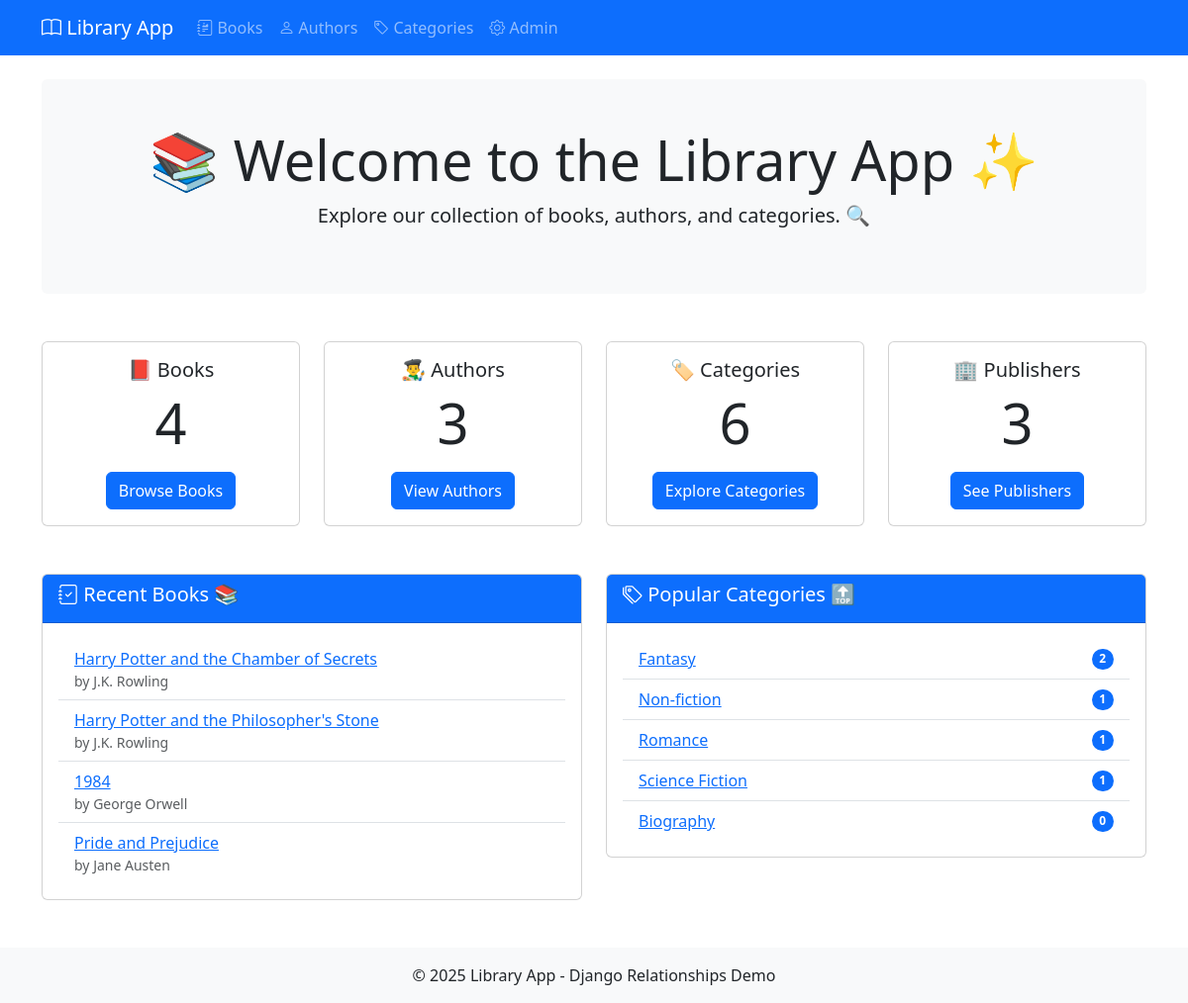
The app's page /, older data.
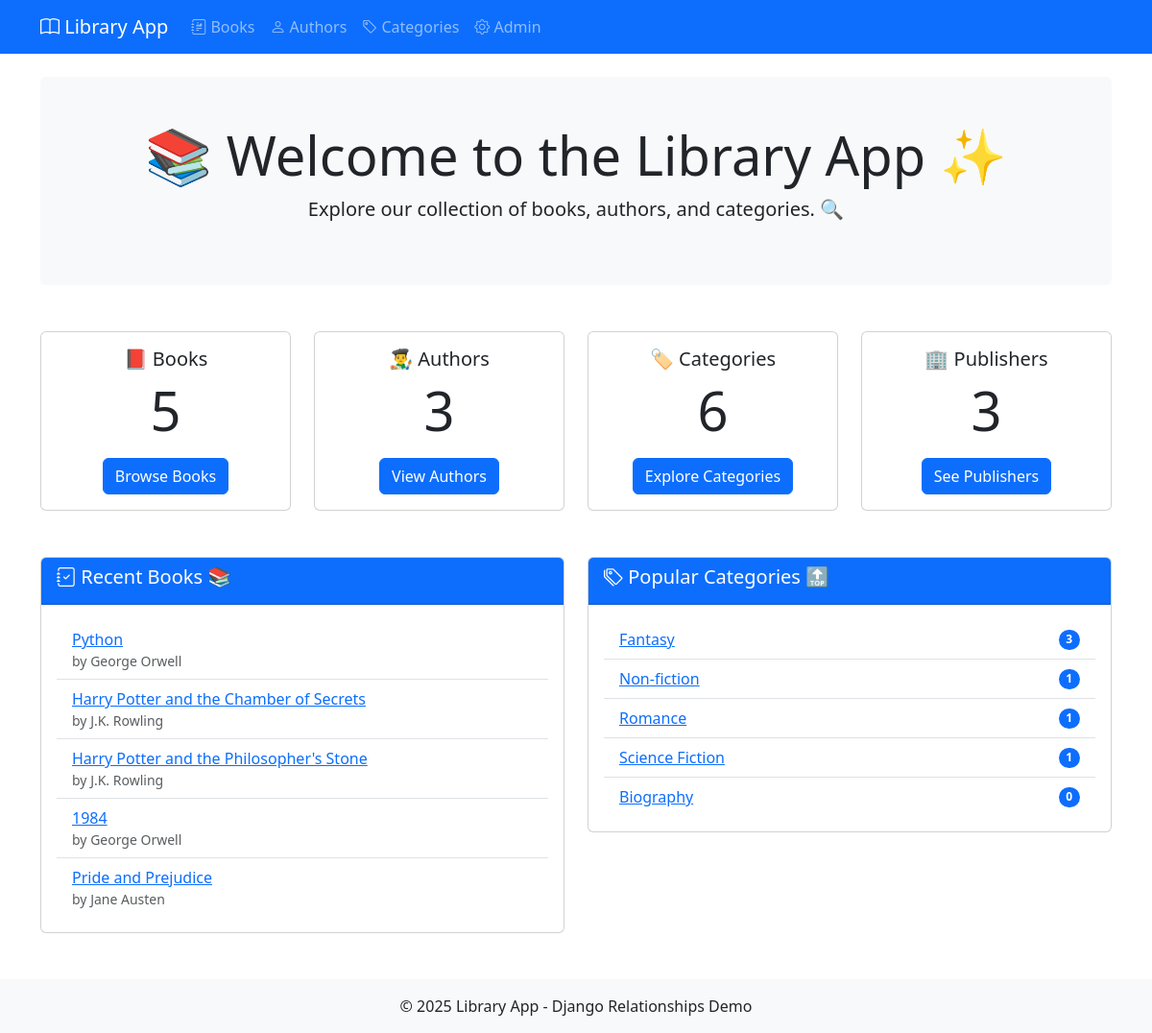
The same page, newer data.
### library/models.py (models this page shows, shortened)
class Book(models.Model):
    title = models.CharField(max_length=200)
    author = models.ForeignKey(
        Author,
        on_delete=models.CASCADE,
        related_name='books'
    )
    isbn = models.CharField('ISBN', max_length=13, unique=True)
    publication_date = models.DateField(null=True, blank=True)
    summary = models.TextField(blank=True)
    categories = models.ManyToManyField(Category, related_name='books')
    publishers = models.ManyToManyField(
        Publisher,
        through='Publication',
        through_fields=('book', 'publisher'),
        related_name='books'
    )

class Author(models.Model):
    name = models.CharField(max_length=100)
    birth_date = models.DateField(null=True, blank=True)
    biography = models.TextField(blank=True)

class Category(models.Model):
    name = models.CharField(max_length=50)
    description = models.TextField(blank=True)
    slug = models.SlugField(unique=True)
    class Meta:
        verbose_name_plural = "categories"

### library/views.py (the view)
# urls.py: 2. Add a URL to urlpatterns:  path('', views.home, name='home')
def home(request):
    context = {
        'total_books': Book.objects.count(),
        'total_authors': Author.objects.count(),
        'total_categories': Category.objects.count(),
        'total_publishers': Publisher.objects.count(),
        'categories': Category.objects.annotate(
            book_count=Count('books')
        ).order_by('-book_count')[:5],
        'recent_books': Book.objects.select_related('author').order_by('-publication_date')[:5],
    }
    return render(request, 'library/home.html', context)

### library/templates/library/home.html (shortened to what this page needs)
{% extends "library/base.html" %}
{% block content %}
<div class="jumbotron py-5 bg-light rounded">
    <div class="container text-center">
        <h1 class="display-4">📚 Welcome to the Library App ✨</h1>
        <p class="lead">Explore our collection of books, authors, and categories. 🔍</p>
    </div>
</div>
<div class="row mt-5">
    <div class="col-md-3">
        <div class="card text-center mb-4">
            <div class="card-body">
                <h5 class="card-title">📕 Books</h5>
                <p class="card-text display-4">{{ total_books }}</p>
                <a href="{% url 'book_list' %}" class="btn btn-primary">Browse Books</a>
            </div>
        </div>
    </div>
    <div class="col-md-3">
        <div class="card text-center mb-4">
            <div class="card-body">
                <h5 class="card-title">👨‍🎨 Authors</h5>
                <p class="card-text display-4">{{ total_authors }}</p>
                <a href="{% url 'author_list' %}" class="btn btn-primary">View Authors</a>
            </div>
        </div>
    </div>
    <div class="col-md-3">
        <div class="card text-center mb-4">
            <div class="card-body">
                <h5 class="card-title">🏷️ Categories</h5>
                <p class="card-text display-4">{{ total_categories }}</p>
                <a href="{% url 'category_list' %}" class="btn btn-primary">Explore Categories</a>
            </div>
        </div>
    </div>
    <div class="col-md-3">
        <div class="card text-center mb-4">
            <div class="card-body">
                <h5 class="card-title">🏢 Publishers</h5>
                <p class="card-text display-4">{{ total_publishers }}</p>
                <a href="{% url 'publisher_list' %}" class="btn btn-primary">See Publishers</a>
            </div>
        </div>
    </div>
</div>
<div class="row mt-4">
    <div class="col-md-6">
        <div class="card">
            <div class="card-header bg-primary text-white">
                <h5><i class="bi bi-journal-check"></i> Recent Books 📚</h5>
            </div>
            <div class="card-body">
                <ul class="list-group list-group-flush">
                    {% for book in recent_books %}
                        <li class="list-group-item">
                            <a href="{% url 'book_detail' book.id %}">{{ book.title }}</a>
                            <small class="text-muted d-block">by {{ book.author.name }}</small>
                        </li>
                    {% empty %}
                        <li class="list-group-item">No books available yet. 📭</li>
                    {% endfor %}
                </ul>
            </div>
        </div>
    </div>
    <div class="col-md-6">
        <div class="card">
            <div class="card-header bg-primary text-white">
                <h5><i class="bi bi-tags"></i> Popular Categories 🔝</h5>
            </div>
            <div class="card-body">
                <ul class="list-group list-group-flush">
                    {% for category in categories %}
                        <li class="list-group-item d-flex justify-content-between align-items-center">
                            <a href="{% url 'category_detail' category.slug %}">{{ category.name }}</a>
                            <span class="badge bg-primary rounded-pill">{{ category.book_count }}</span>
                        </li>
                    {% empty %}
                        <li class="list-group-item">No categories available yet. 📭</li>
                    {% endfor %}
                </ul>
            </div>
        </div>
    </div>
</div>
{% endblock %}

### library/templates/library/base.html (shortened to what this page needs)
<!DOCTYPE html>
<html lang="en">
<head>
    <link href="https://cdn.jsdelivr.net/npm/bootstrap@5.3.0/dist/css/bootstrap.min.css" rel="stylesheet">
    <link rel="stylesheet" href="https://cdn.jsdelivr.net/npm/bootstrap-icons@1.10.0/font/bootstrap-icons.css">
</head>
<body>
    <nav class="navbar navbar-expand-lg navbar-dark bg-primary mb-4">
        <div class="container">
            <a class="navbar-brand" href="{% url 'home' %}">
                <i class="bi bi-book"></i> Library App
            </a>
            <div class="collapse navbar-collapse" id="navbarNav">
                <ul class="navbar-nav">
                    <li class="nav-item">
                        <a class="nav-link" href="{% url 'book_list' %}">
                            <i class="bi bi-journal-richtext"></i> Books
                        </a>
                    </li>
                    <li class="nav-item">
                        <a class="nav-link" href="{% url 'author_list' %}">
                            <i class="bi bi-person"></i> Authors
                        </a>
                    </li>
                    <li class="nav-item">
                        <a class="nav-link" href="{% url 'category_list' %}">
                            <i class="bi bi-tag"></i> Categories
                        </a>
                    </li>
                    <li class="nav-item">
                        <a class="nav-link" href="/admin/">
                            <i class="bi bi-gear"></i> Admin
                        </a>
                    </li>
                </ul>
            </div>
        </div>
    </nav>
    <div class="container">
        {% block content %}{% endblock %}
    </div>
    <footer class="mt-5 py-3 bg-light">
        <div class="container text-center">
            <p class="mb-0">&copy; {% now "Y" %} Library App - Django Relationships Demo</p>
        </div>
    </footer>
</body>
</html>

Row changes from the older to the newer data that the page shows:
added Book: title "Python", author.name "George Orwell"
computed for Category "Fantasy": book_count "2" → "3"
Text that changed along with them:
{{ total_books }}: "4" → "5"
